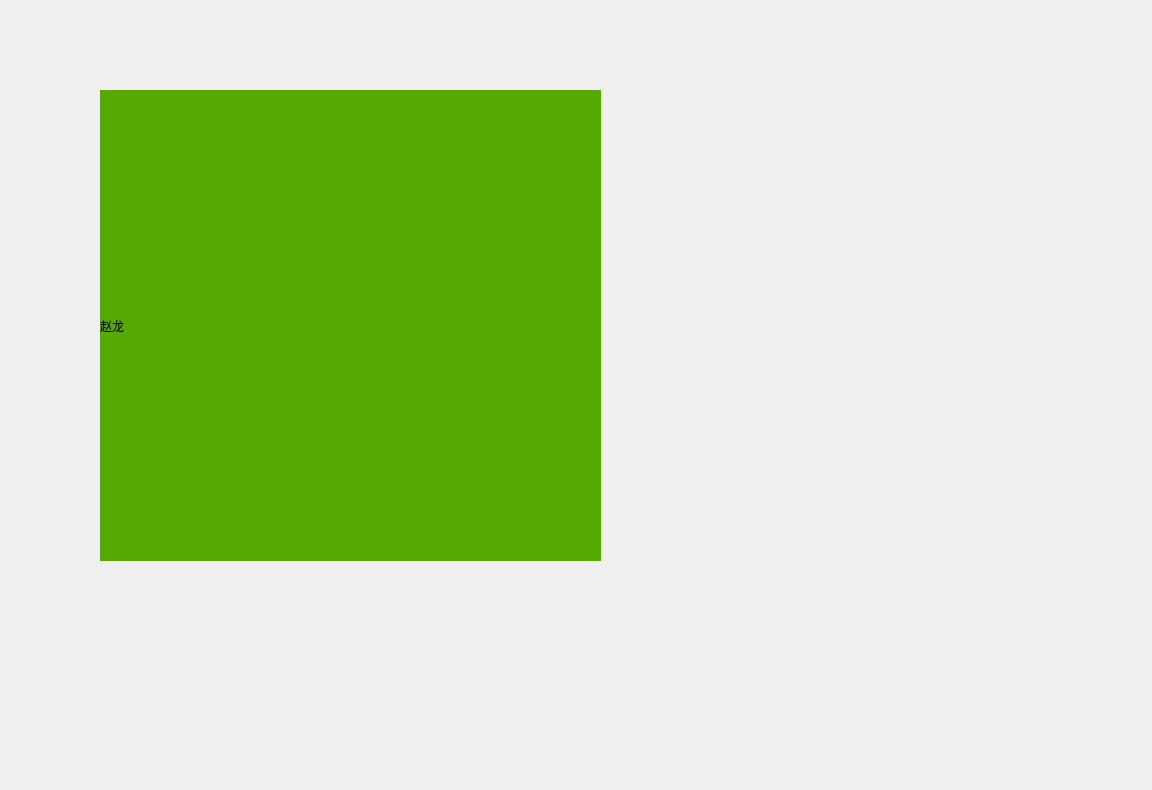
<?xml version="1.0" encoding="UTF-8"?>
<ui version="4.0">
 <class>Form</class>
 <widget class="QWidget" name="Form">
  <property name="geometry">
   <rect>
    <x>0</x>
    <y>0</y>
    <width>1152</width>
    <height>790</height>
   </rect>
  </property>
  <property name="windowTitle">
   <string>Form</string>
  </property>
  <widget class="QLabel" name="image_label">
   <property name="geometry">
    <rect>
     <x>100</x>
     <y>90</y>
     <width>501</width>
     <height>471</height>
    </rect>
   </property>
   <property name="styleSheet">
    <string notr="true">background-color: rgb(85, 170, 0);</string>
   </property>
   <property name="text">
    <string>赵龙</string>
   </property>
  </widget>
 </widget>
 <resources/>
 <connections/>
</ui>
